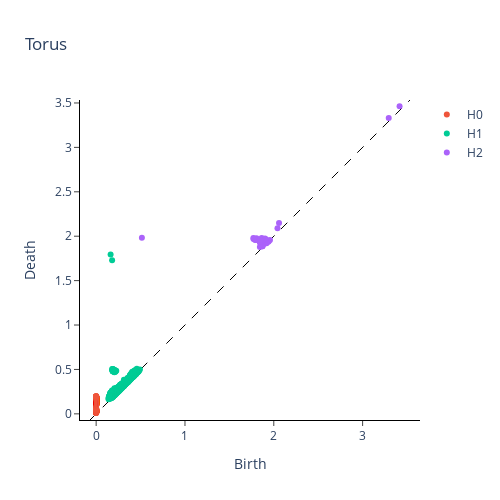

Here is the notebook cell this chart was saved with:
### Code cell
fig_torus = plot_diagram(
    diagrams[1],
    homology_dimensions=(0, 1, 2),
    plotly_params={"title": "Torus"},
)

fig_torus.update_layout(title="Torus")
